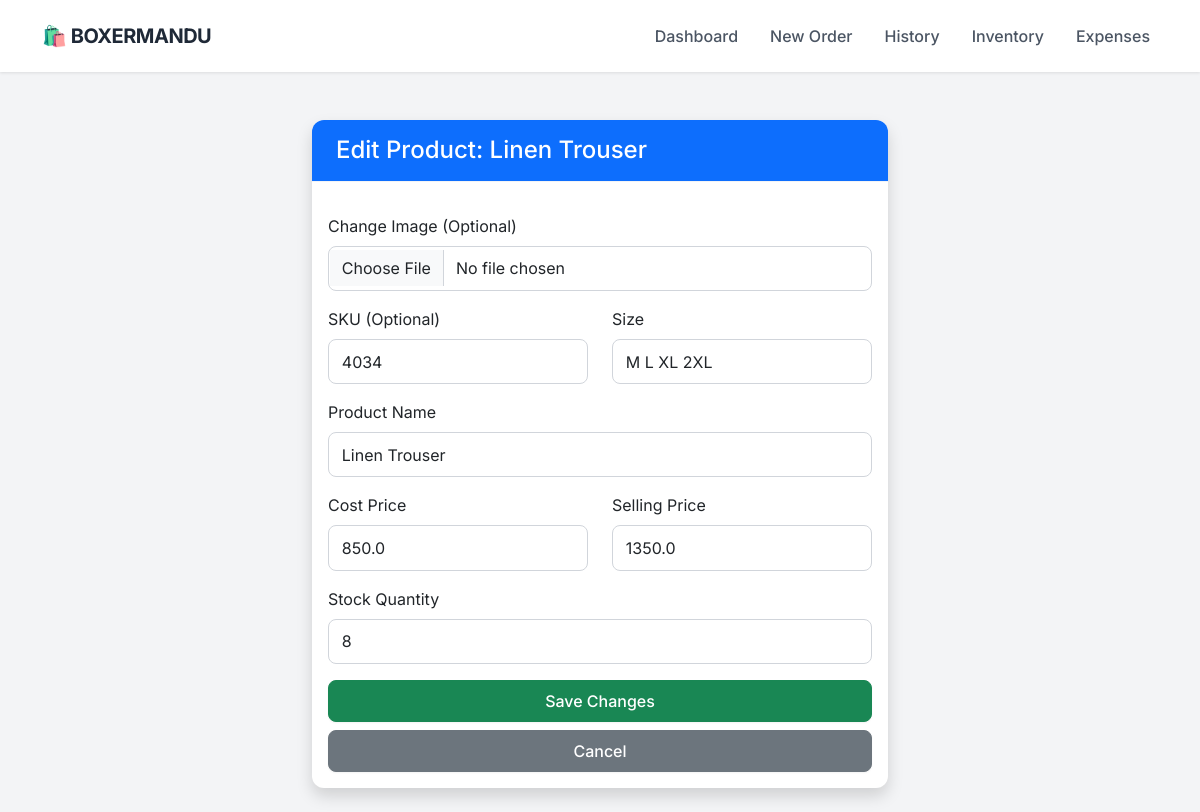
The app's page /edit_product/739, older data.
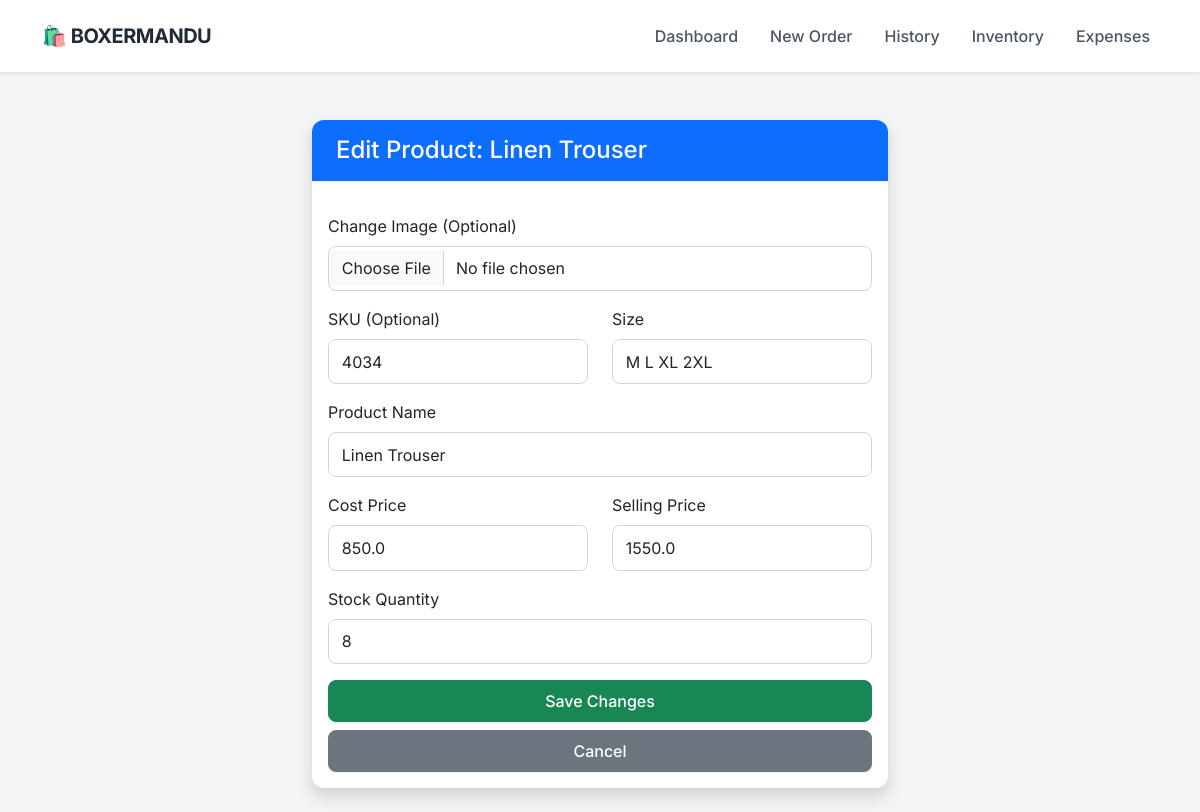
The same page, newer data.
### app.py (models this page shows)
class Product(db.Model):
    id = db.Column(db.Integer, primary_key=True)
    sku = db.Column(db.String(50), unique=True, nullable=True)
    name = db.Column(db.String(100), nullable=False)
    size = db.Column(db.String(10), nullable=False)
    cost_price = db.Column(db.Float, default=0.0)
    price = db.Column(db.Float, nullable=False)
    stock = db.Column(db.Integer, default=0)
    image = db.Column(db.String(100), nullable=True)

### app.py (the view, shortened to what this page needs)
@app.route('/edit_product/<int:id>', methods=['GET', 'POST'])
def edit_product(id):
    product = Product.query.get_or_404(id)
    return render_template('edit_product.html', p=product)

### templates/edit_product.html (shortened to what this page needs)
{% extends "layout.html" %}
{% block content %}
<div class="container mt-4" style="max-width: 600px;">
    <div class="card shadow">
        <div class="card-header bg-primary text-white">
            <h4 class="mb-0">Edit Product: {{ p.name }}</h4>
        </div>
        <div class="card-body">
            <form method="POST" enctype="multipart/form-data">
                <div class="mb-3">
                    <label class="form-label">Change Image (Optional)</label>
                    <input type="file" name="image" class="form-control">
                </div>
                <div class="row mb-3">
                    <div class="col">
                        <label class="form-label">SKU (Optional)</label>
                        <input type="text" name="sku" class="form-control" value="{{ p.sku if p.sku else '' }}">
                    </div>
                    <div class="col">
                        <label class="form-label">Size</label>
                        <input type="text" name="size" class="form-control" value="{{ p.size }}" required>
                    </div>
                </div>
                <div class="mb-3">
                    <label class="form-label">Product Name</label>
                    <input type="text" name="name" class="form-control" value="{{ p.name }}" required>
                </div>
                <div class="row mb-3">
                    <div class="col">
                        <label class="form-label">Cost Price</label>
                        <input type="number" name="cost_price" class="form-control" step="0.01" value="{{ p.cost_price }}" required>
                    </div>
                    <div class="col">
                        <label class="form-label">Selling Price</label>
                        <input type="number" name="price" class="form-control" step="0.01" value="{{ p.price }}" required>
                    </div>
                </div>
                <div class="mb-3">
                    <label class="form-label">Stock Quantity</label>
                    <input type="number" name="stock" class="form-control" value="{{ p.stock }}" required>
                </div>
                <div class="d-grid gap-2">
                    <button type="submit" class="btn btn-success">Save Changes</button>
                    <a href="/inventory" class="btn btn-secondary">Cancel</a>
                </div>
            </form>
        </div>
    </div>
</div>
{% endblock %}

### templates/layout.html (shortened to what this page needs)
<!DOCTYPE html>
<html lang="en">
<head>
    <link href="https://cdn.jsdelivr.net/npm/bootstrap@5.3.0/dist/css/bootstrap.min.css" rel="stylesheet">
</head>
<body>
    <nav class="navbar navbar-expand-lg sticky-top">
        <div class="container">
            <a class="navbar-brand" href="/">
                🛍️ BOXERMANDU
            </a>
            <div class="collapse navbar-collapse" id="navbarNav">
                <ul class="navbar-nav ms-auto">
                    <li class="nav-item"><a class="nav-link" href="/">Dashboard</a></li>
                    <li class="nav-item"><a class="nav-link" href="/new_order">New Order</a></li>
                    <li class="nav-item"><a class="nav-link" href="/orders">History</a></li>
                    <li class="nav-item"><a class="nav-link" href="/inventory">Inventory</a></li>
                    <li class="nav-item"><a class="nav-link" href="/expenses">Expenses</a></li>
                </ul>
            </div>
        </div>
    </nav>
    <div class="container py-4">
        {% block content %}{% endblock %}
    </div>
</body>
</html>

### templates/layout.html (style rules this page uses)
:root { --primary-color: #2563eb; --bg-color: #f3f4f6; --text-dark: #1f2937; --card-shadow: 0 4px 6px -1px rgba(0, 0, 0, 0.1), 0 2px 4px -1px rgba(0, 0, 0, 0.06); }
body { font-family: 'Inter', sans-serif; background-color: var(--bg-color); color: var(--text-dark); }
.navbar { background-color: #ffffff; box-shadow: 0 1px 3px rgba(0,0,0,0.1); padding: 1rem 0; }
.navbar-brand { font-weight: 700; color: var(--text-dark) !important; font-size: 1.25rem; letter-spacing: -0.5px; }
.nav-link { color: #4b5563 !important; font-weight: 500; margin-left: 1rem; transition: color 0.2s; }
.card { border: none; border-radius: 12px; box-shadow: var(--card-shadow); background: #ffffff; transition: transform 0.2s; }
.card-header { background-color: #ffffff; border-bottom: 1px solid #f3f4f6; font-weight: 600; padding: 1rem 1.5rem; border-radius: 12px 12px 0 0 !important; }
.btn { border-radius: 8px; font-weight: 500; padding: 0.5rem 1rem; box-shadow: 0 1px 2px 0 rgba(0, 0, 0, 0.05); }
.form-control, .form-select { border-radius: 8px; border: 1px solid #d1d5db; padding: 0.6rem 0.8rem; }

Row changes from the older to the newer data that the page shows:
changed Product "Linen Trouser": price "1350.0" → "1550.0"
